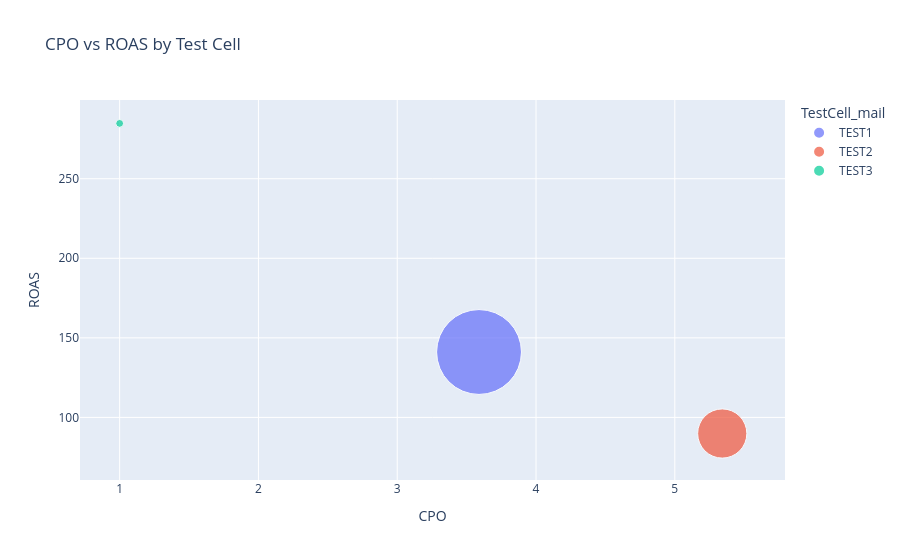

The notebook cell saved with this chart:
### Code cell
fig = px.scatter(summary, x = 'CPO', y = 'ROAS', size = 'orders', color = summary.index, hover_name = summary.index, hover_data = ['orders', 'revenue', 'Total_Cost', 'response_rate'], title="CPO vs ROAS by Test Cell",
    size_max=60)
fig.show()

### Figure 1 — Plotly figure (JSON) as saved in the notebook; plotly's stock layout.template omitted (floating-point values rounded to 4 significant figures)
{"data": [{"customdata": [[1393.0, 705600.0, 5000.0, 0.2737]], "hovertemplate": "<b>%{hovertext}</b><br><br>TestCell_mail=TEST1<br>CPO=%{x}<br>ROAS=%{y}<br>orders=%{customdata[0]}<br>revenue=%{customdata[1]}<br>Total_Cost=%{customdata[2]}<br>response_rate=%{customdata[3]}<extra></extra>", "hovertext": ["TEST1"], "legendgroup": "TEST1", "marker": {"color": "#636efa", "size": [1393], "sizemode": "area", "sizeref": 0.3869, "symbol": "circle"}, "mode": "markers", "name": "TEST1", "orientation": "v", "showlegend": true, "type": "scatter", "x": [3.589], "xaxis": "x", "y": [141.1], "yaxis": "y"}, {"customdata": [[468.0, 224700.0, 2500.0, 0.1228]], "hovertemplate": "<b>%{hovertext}</b><br><br>TestCell_mail=TEST2<br>CPO=%{x}<br>ROAS=%{y}<br>orders=%{customdata[0]}<br>revenue=%{customdata[1]}<br>Total_Cost=%{customdata[2]}<br>response_rate=%{customdata[3]}<extra></extra>", "hovertext": ["TEST2"], "legendgroup": "TEST2", "marker": {"color": "#EF553B", "size": [468], "sizemode": "area", "sizeref": 0.3869, "symbol": "circle"}, "mode": "markers", "name": "TEST2", "orientation": "v", "showlegend": true, "type": "scatter", "x": [5.342], "xaxis": "x", "y": [89.89], "yaxis": "y"}, {"customdata": [[12.0, 3417.0, 12.0, 1.0]], "hovertemplate": "<b>%{hovertext}</b><br><br>TestCell_mail=TEST3<br>CPO=%{x}<br>ROAS=%{y}<br>orders=%{customdata[0]}<br>revenue=%{customdata[1]}<br>Total_Cost=%{customdata[2]}<br>response_rate=%{customdata[3]}<extra></extra>", "hovertext": ["TEST3"], "legendgroup": "TEST3", "marker": {"color": "#00cc96", "size": [12], "sizemode": "area", "sizeref": 0.3869, "symbol": "circle"}, "mode": "markers", "name": "TEST3", "orientation": "v", "showlegend": true, "type": "scatter", "x": [1.0], "xaxis": "x", "y": [284.8], "yaxis": "y"}], "layout": {"legend": {"itemsizing": "constant", "title": {"text": "TestCell_mail"}, "tracegroupgap": 0}, "title": {"text": "CPO vs ROAS by Test Cell"}, "xaxis": {"anchor": "y", "domain": [0, 1], "title": {"text": "CPO"}}, "yaxis": {"anchor": "x", "domain": [0, 1], "title": {"text": "ROAS"}}}}
